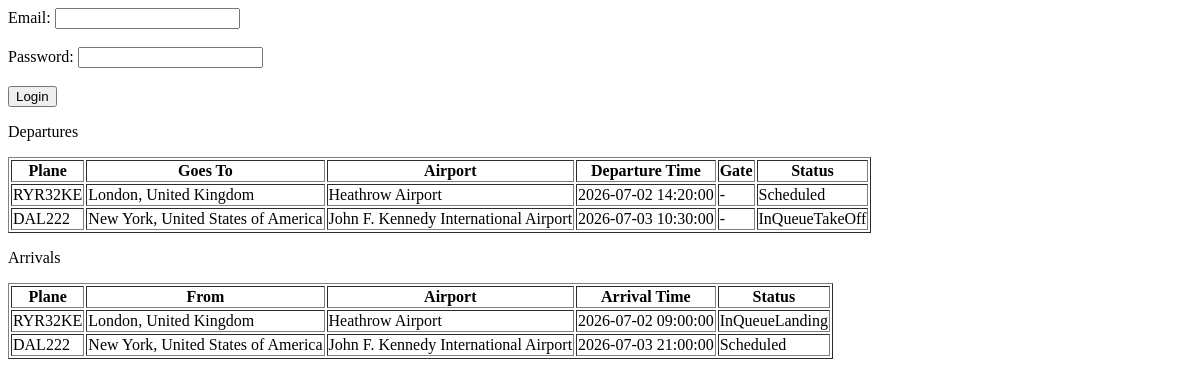
/PovoAirport/index.php, run on an earlier commit of the app's database.
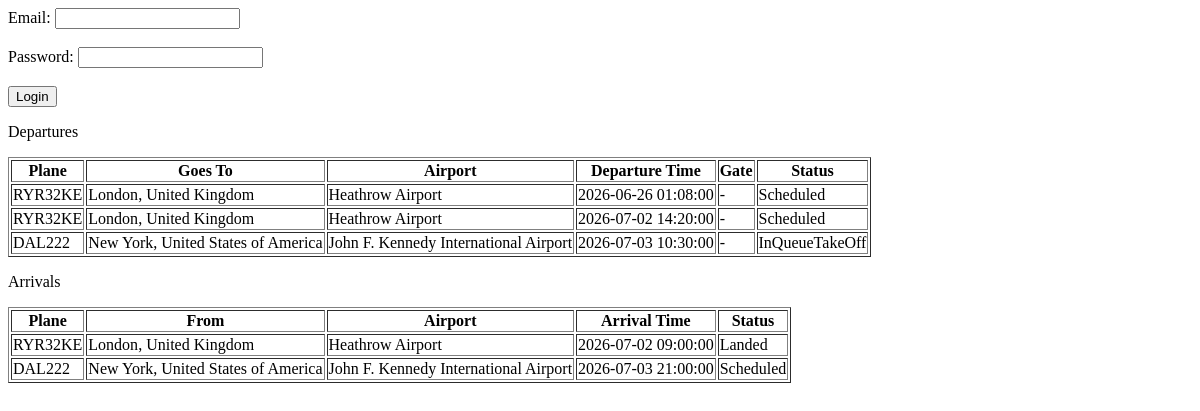
And on a later commit of the database.
### tables this page shows
CREATE TABLE `airports` (
  `id` int(11) NOT NULL,
  `name` varchar(255) NOT NULL,
  `code` varchar(4) NOT NULL,
  `nation` varchar(255) NOT NULL,
  `city` varchar(255) NOT NULL
);

CREATE TABLE `flight_status` (
  `id` int(11) NOT NULL,
  `status` varchar(255) NOT NULL
);

CREATE TABLE `flights` (
  `id` int(11) NOT NULL,
  `priority` int(11) DEFAULT NULL,
  `scheduled_time` datetime NOT NULL,
  `validation` enum('NOT_ACCEPTED','ACCEPTED','REJECTED','CONFIRMED','DELETED') NOT NULL DEFAULT 'NOT_ACCEPTED',
  `plane_id` varchar(8) NOT NULL,
  `pilot_id` int(11) NOT NULL,
  `departure_airport_id` int(11) NOT NULL,
  `arrival_airport_id` int(11) NOT NULL,
  `status_id` int(11) NOT NULL,
  `modify_id` int(11) DEFAULT NULL
);

### PovoAirport/Controllers/FlightScheduleSystem.php (the view, shortened to what this page needs)
<?php
class FlightScheduleSystem
{
    public static function getFlightHistoryTable($b=true, string $t1="", string $t2="9999-12-31 23:59:59.999"): string{
        $s="";
        if($t1==""){
            $temp=new DateTime();
            $t1=date_format($temp, 'd/m/Y H:i:s');
        }
        try {
            require 'DatabaseInfo.php';
            try {
                $conn = new PDO("mysql:host=$servername;dbname=$dbname", $username, $password);
                $conn->setAttribute(PDO::ATTR_ERRMODE, PDO::ERRMODE_EXCEPTION);
            } catch(PDOException $e){
                return "Could not connect. ".$e->getMessage();
            }
            if($b){
                $query="SELECT f.plane_id AS 'plane', b.nation AS 'nation', b.city AS 'city', b.name AS 'airportName', f.scheduled_time AS 'depTime', gates.gate_number AS 'gateNumber', fs.status AS 'flightStatus'
                FROM flights AS f INNER JOIN airports AS a ON a.id=f.departure_airport_id
                INNER JOIN airports AS b ON b.id=f.arrival_airport_id
                INNER JOIN flight_status AS fs ON f.status_id=fs.id
                LEFT JOIN gates ON f.id=gates.flight_id
                WHERE f.scheduled_time BETWEEN :t1 AND :t2 AND a.code='POV' AND f.validation IN ('ACCEPTED','CONFIRMED')
                ORDER BY f.scheduled_time";
                $s="<table border=1>
                    <tr>
                        <th>Plane</th>
                        <th>Goes To</th>
                        <th>Airport</th>
                        <th>Departure Time</th>
                        <th>Gate</th>
                        <th>Status</th>
                    </tr>";
            }else{
                $query="SELECT f.plane_id AS 'plane', a.nation AS 'nation', a.city AS 'city', a.name AS 'airportName', f.scheduled_time AS 'depTime', gates.gate_number AS 'gateNumber', fs.status AS 'flightStatus'
                FROM flights AS f INNER JOIN airports AS a ON a.id=f.departure_airport_id
                INNER JOIN airports AS b ON b.id=f.arrival_airport_id
                INNER JOIN flight_status AS fs ON f.status_id=fs.id
                LEFT JOIN gates ON f.id=gates.flight_id
                WHERE f.scheduled_time BETWEEN :t1 AND :t2 AND b.code='POV' AND f.validation IN ('ACCEPTED','CONFIRMED')
                ORDER BY f.scheduled_time";
                $s="<table border=1>
                        <tr>
                            <th>Plane</th>
                            <th>From</th>
                            <th>Airport</th>
                            <th>Arrival Time</th>
                            <th>Status</th>
                        </tr>";
            }
            $result = $conn->prepare($query);
            $result->bindParam(':t1',$t1);
            $result->bindParam(':t2',$t2);
            $result->execute();
            while($row = $result->fetch()) {
                $s=$s."<tr>";
                $s=$s."<td>" . $row['plane'] . "</td>";
                $s=$s."<td>" . $row['city'] . ", " . $row['nation'] . "</td>";
                $s=$s."<td>" . $row['airportName'] . "</td>";
                $s=$s."<td>" . $row['depTime'] . "</td>";
                if($b){
                    if($row["gateNumber"]!=NULL)
                        $s=$s."<td>" . $row['gateNumber'] . "</td>";
                    else
                        $s=$s."<td> - </td>";
                }
                $s=$s."<td>" . $row['flightStatus'] . "</td>";
                $s=$s."</tr>";
            }
            $s=$s."</table>";
            return $s;
        } catch(PDOException $e) {
            return "Error: " . $e->getMessage();
        }
    }
}
?>

What changed in the data, as far as the page shows it:
no longer on this page (row unchanged): flight_status: status "InQueueLanding"
added flights: plane "RYR32KE", scheduled_time "2026-06-26 01:08:00"
computed for airports: city "London London" → "London London London"; nation "United Kingdom United Kingdom" → "United Kingdom United Kingdom United Kingdom"; name "Heathrow Airport Heathrow Airport" → "Heathrow Airport Heathrow Airport Heathrow Airport"
computed for flight_status: status "Scheduled Scheduled" → "Scheduled Scheduled Scheduled"
now on this page (row unchanged): flight_status: status "Landed"
